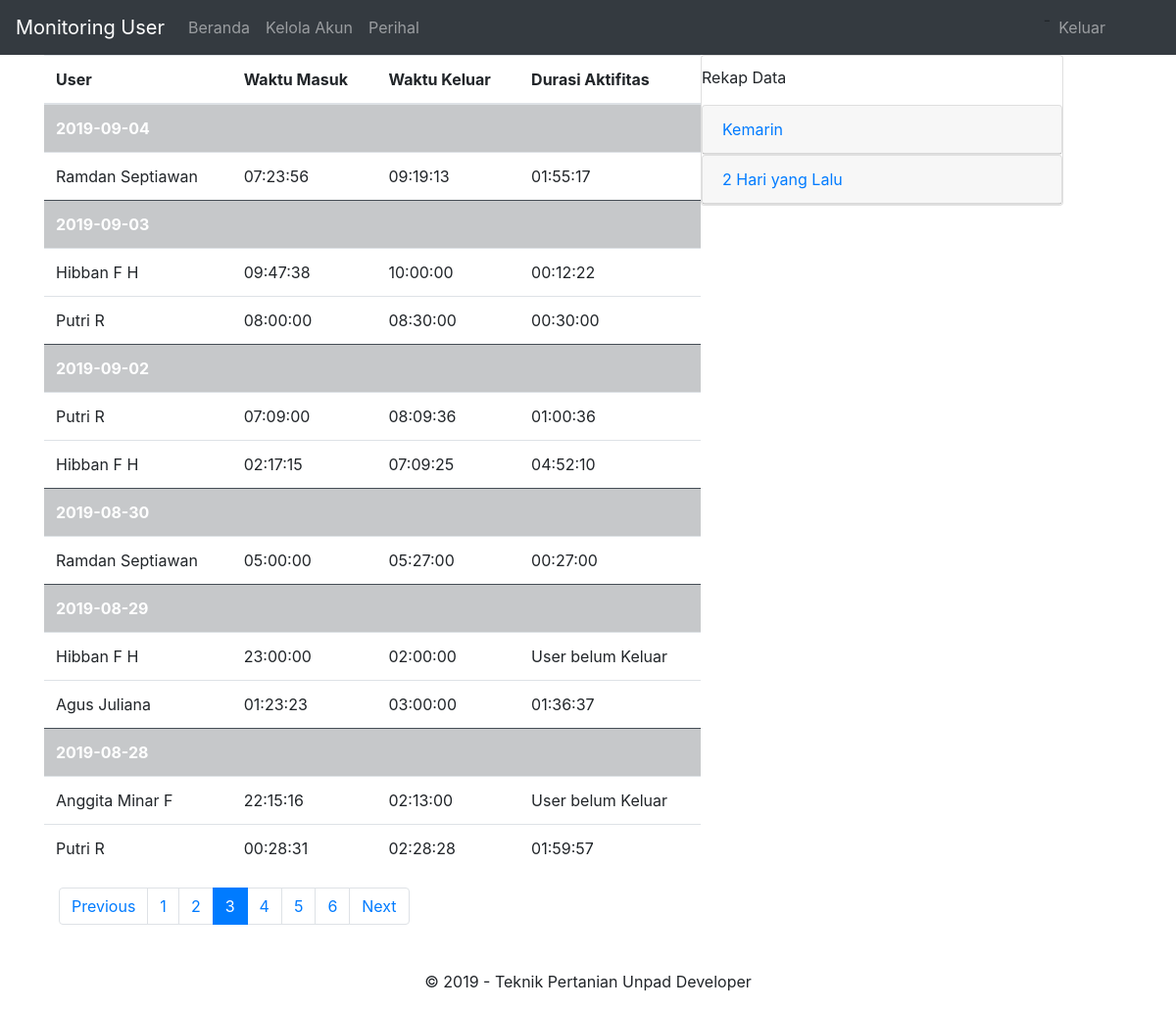
Page /index_admin.php?halaman=3 (signed in) on the committed database.
### tables this page shows
CREATE TABLE `user` (
  `id_user` int(10) NOT NULL,
  `nama_lengkap` varchar(100) NOT NULL,
  `email` varchar(50) NOT NULL,
  `nomor_hp` varchar(12) NOT NULL,
  `waktu_dibuat` timestamp NOT NULL DEFAULT CURRENT_TIMESTAMP ON UPDATE CURRENT_TIMESTAMP
);

### index_admin.php (the view, shortened to what this page needs)
<?php
include('config.php');
$limit = isset($_POST["limit-records"]) ? $_POST["limit-records"] : 10;
$perpage = 10;
$page = isset($_GET["halaman"]) ? (int)$_GET["halaman"] : 1;
$start = ($page > 1) ? ($page * $perpage) - $perpage : 0;
$hasil = $db->query("SELECT u.nama_lengkap, DATE(l.waktu_masuk) as tanggal_masuk, TIME(l.waktu_masuk) as masuk, TIME(l.waktu_keluar) as waktu_keluar, SEC_TO_TIME(TIME_TO_SEC(l.waktu_keluar) - TIME_TO_SEC(l.waktu_masuk)) AS estimasi FROM log_akses l
                    INNER JOIN manajerial m ON l.id_verifikasi = m.id_verifikasi INNER JOIN user u ON m.id_user = u.id_user
                    ORDER BY DATE(l.waktu_masuk) DESC, TIME(l.waktu_masuk) DESC LIMIT $start, $limit");
$sql = $db->query("SELECT * FROM log_akses");
$total = mysqli_num_rows($sql);
$pages = ceil($total/$perpage);
?>
<!DOCTYPE html>
<html lang="en">
<head>
    <link rel="stylesheet" href="https://maxcdn.bootstrapcdn.com/bootstrap/4.3.1/css/bootstrap.min.css">
    <link rel="stylesheet" type="text/css" href="//cdn.datatables.net/1.10.11/css/jquery.dataTables.min.css">
</head>
<body>
    <nav class="navbar navbar-expand-md navbar-dark bg-dark sticky-top">
        <a href="#" class="navbar-brand">Monitoring User</a>
        <ul class="navbar-nav w-100">
            <li class="nav-item"><a href="index_admin.php" class="nav-link">Beranda</a></li>
            <li class="nav-item"><a href="register.php" class="nav-link">Kelola Akun</a></li>
            <li class="nav-item"><a href="#" class="nav-link">Perihal</a></li>
        </ul>
        <ul class="navbar-nav w-100 justify-content-end">-
            <li class="nav-item justify-content-end mr-5"><a href="logout.php" class="nav-link">Keluar</a></li>
        </ul>
    </nav>
    <div class="container-fluid">
        <div class="row">
            <div class="col-md-7">
                <table class="table table-stripped table-hover maintabel" style="margin-left:30px;">
                    <thead>
                    <tr>
                        <th scope="col">User</th>
                        <th scope="col">Waktu Masuk</th>
                        <th scope="col">Waktu Keluar</th>
                        <th scope="col">Durasi Aktifitas</th>
                    </tr>
                    </thead>
                    <?php
                    if ($hasil-> num_rows > 0){
                        $cur_date = false;
                        while($row = $hasil-> fetch_assoc()) {
                            if ($row['tanggal_masuk'] != $cur_date) {
                    ?>
                    <tr class="table-dark">
                        <td colspan='4'><b><?php if ($row['tanggal_masuk'] == date('Y-m-d')):
                            echo "Hari ini";
                        elseif ($row['tanggal_masuk'] == date('Y-m-d', time() - 86400)):
                            echo "Kemarin";
                        else:
                            echo $row['tanggal_masuk'];
                        endif;
                        ?></b></td>
                    </tr>
                    <?php $cur_date = $row['tanggal_masuk'];
                        }?>
                    <tr>
                        <td><?php echo $row['nama_lengkap'] ?></td>
                        <td><?php echo $row['masuk'] ?></td>
                        <td><?php if ($row['waktu_keluar'] === NULL):
                                echo "User belum keluar";
                            else:
                                echo $row['waktu_keluar'];
                            endif; ?></td>
                        <td><?php if ($row['estimasi'] < 0):
                                echo "User belum Keluar";
                            else:
                                echo $row['estimasi'];
                            endif; ?></td>
                    </tr>
                    <?php
                        }
                    }
                    ?>
                </table>
            </div>
            <div class="col-md-4">
                <div class="card">
                    <p style="margin-top:10px;">Rekap Data</p>
                    <div id="accordion">
                        <div class="card">
                            <div class="card-header">
                                <a class="card-link" data-toggle="collapse" href="#kemarin">Kemarin</a>
                            </div>
                        </div>
                        <div class="card">
                            <div class="card-header">
                                <a class="card-link" data-toggle="collapse" href="#lusa">2 Hari yang Lalu</a>
                            </div>
                        </div>
                    </div>
                </div>
            </div>
        </div>
        <div class="col-md-3">
            <ul class="pagination" style="margin-left:30px;">
                <li class="page-item"><?php if($page > 1): ?>
                    <a class="page-link" href="?halaman=<?= $page - 1; ?>">Previous</a>
                <?php endif; ?>
                </li>
                <?php for($i=1; $i<=$pages; $i++) :?>
                <li class="<?php if($i == $page) {echo 'page-item active';} else {echo 'page-item';} ?>">
                        <a href="?halaman=<?= $i; ?>" class="page-link"><?= $i; ?></a>
                    <?php endfor;?>
                </li>
                <li class="page-item"><?php if($page < $pages): ?>
                    <a href="?halaman=<?= $page + 1;?>" class="page-link">Next</a>
                <?php endif; ?>
                </li>
            </ul>
        </div>
    </div>
    <?php include "footer.php"; ?>
</body>
</html>

### rows in the picture
user: tanggal_masuk "2019-09-04", nama_lengkap "Ramdan Septiawan", masuk "07:23:56", waktu_keluar "09:19:13", estimasi "01:55:17", tanggal_masuk "2019-08-30", masuk "05:00:00", waktu_keluar "05:27:00", estimasi "00:27:00"
user: tanggal_masuk "2019-09-03", nama_lengkap "Hibban F H", masuk "09:47:38", waktu_keluar "10:00:00", estimasi "00:12:22", masuk "02:17:15", waktu_keluar "07:09:25", estimasi "04:52:10", tanggal_masuk "2019-08-29", masuk "23:00:00", waktu_keluar "02:00:00", shows "User belum Keluar"
user: nama_lengkap "Putri R", masuk "08:00:00", waktu_keluar "08:30:00", estimasi "00:30:00", tanggal_masuk "2019-09-02", masuk "07:09:00", waktu_keluar "08:09:36", estimasi "01:00:36", masuk "00:28:31", waktu_keluar "02:28:28", estimasi "01:59:57"
user: nama_lengkap "Agus Juliana", masuk "01:23:23", waktu_keluar "03:00:00", estimasi "01:36:37"
user: tanggal_masuk "2019-08-28", nama_lengkap "Anggita Minar F", masuk "22:15:16", waktu_keluar "02:13:00", shows "User belum Keluar"
